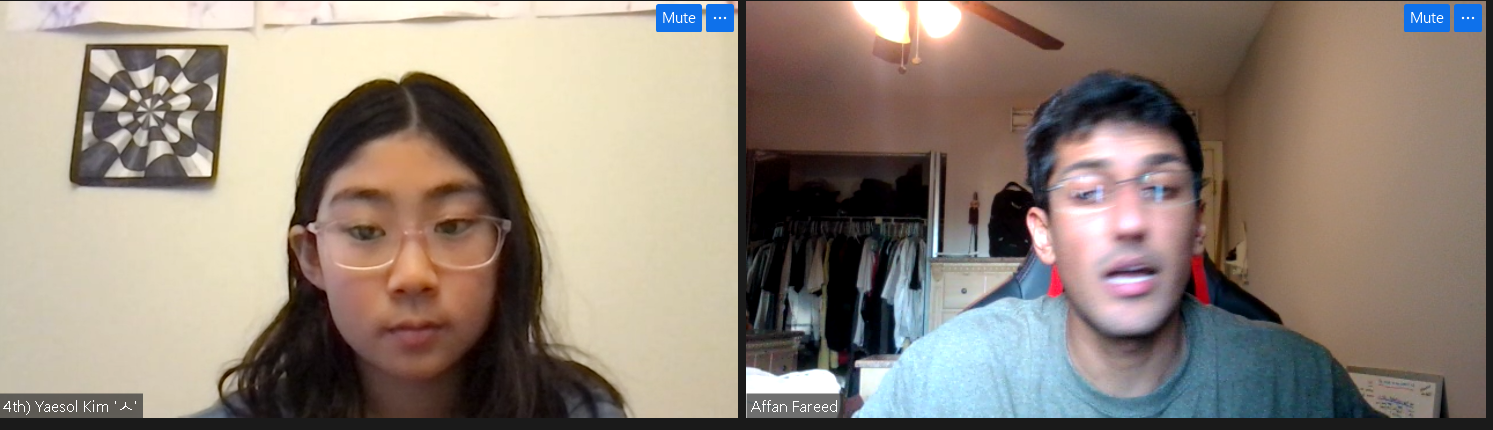
#> input picture lol.PNG, 1493 x 430 px
$ python single_image_face_detection.py
#> lines starting #> are read from the running program, lines starting #| are printed output that depends on the picture
'''
PROCEDURE

installation_command = pip install opencv-python


1. get photos of frontal-faces

2. turn them into grey scale

3. train the machine learning algo


# TRAINED CV DATA-SETS (load into classifier)
https://github.com/opencv/opencv/tree/master/data/haarcascades


# GREY-SCALE PIXELS
# did you know that 1080p is an array of 1080 items, each item being an array with numbers, each number representing a darkness scale from black to white?


'''


import cv2

# using open cv training data sets and loading face-detection ML model
trained_face_data = cv2.CascadeClassifier("haarcascade_frontalface_default.xml")


# convert image to bits
bit_image = cv2.imread("lol.PNG")
#> bit_image is the input picture: shape (430, 1493, 3); mean B, G, R 121.6, 133.2, 145.6


# turn test image into grayscale   (bit image & openCV grey class object option)
black_white_test_image = cv2.cvtColor(bit_image, cv2.COLOR_BGR2GRAY)
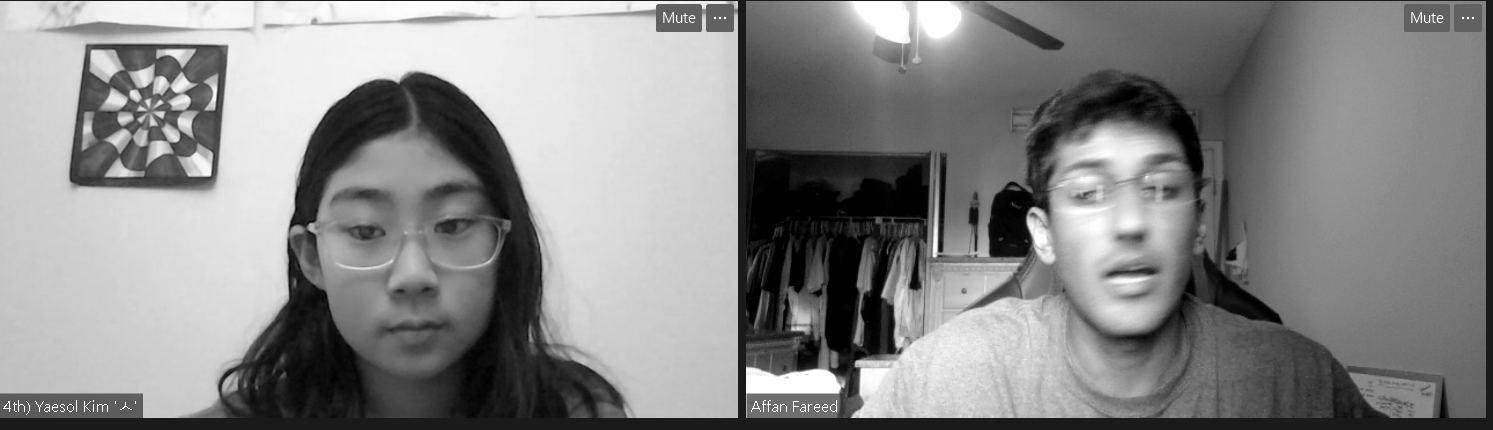
#> black_white_test_image: shape (430, 1493); min 0, max 255, mean 135.6


# face detection coordinates array
face_coordinates = trained_face_data.detectMultiScale(black_white_test_image)
#> face_coordinates = [[1031, 113, 197, 197], [293, 135, 235, 235]]
print(face_coordinates)  # ////   [ [x,y,w,h] ]
#| [[1031  113  197  197]
#|  [ 293  135  235  235]]


# drawing rectangle using coordinates (ADDS RECTANGLE TO TESTING BIT IMAGE)
for face_index in range(0,len(face_coordinates) , 1):
    (x,y,w,h) = face_coordinates[face_index]
    rect_img = cv2.rectangle(bit_image, (x,y), ( x+w , y+h ), (255,255,255) , thickness=10 )
#> this loop made 2 passes
#> pass 2, `rect_img = cv2.rectangle(bit_image, (x,y), ( x+w , y+h ), (255,255,255..`:
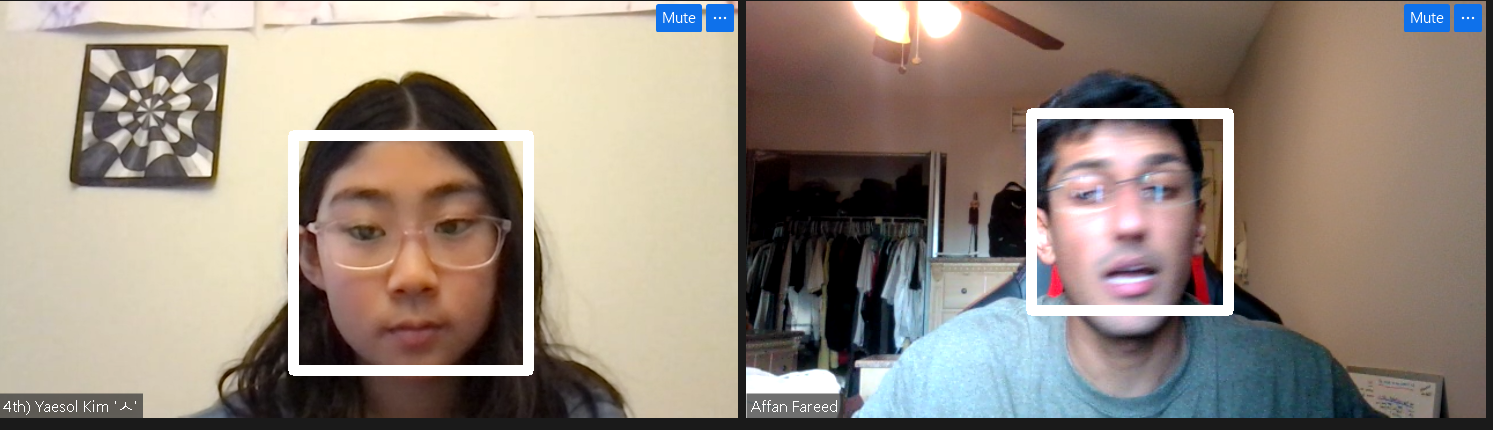
#> rect_img: shape (430, 1493, 3); mean B, G, R 127, 138.4, 150.4


# display test bit-image (RECTANGLE)
cv2.imshow("OYAMA PRODUCTIONS", rect_img)
cv2.waitKey()
